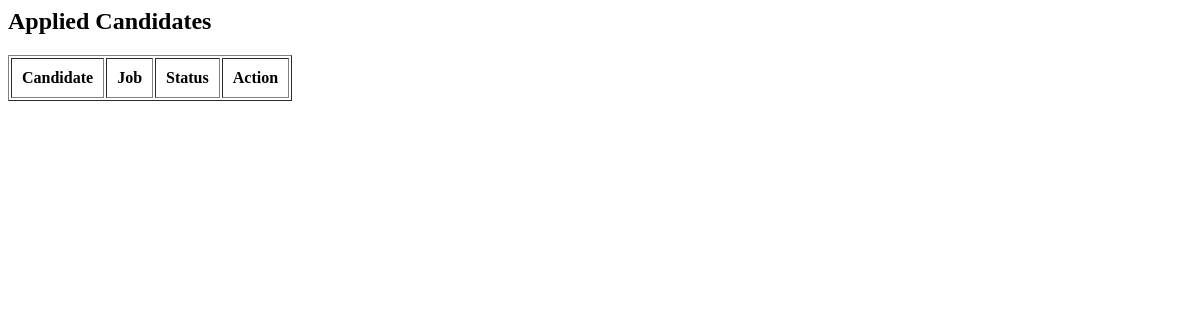
Before: /recruiter-applications/ (signed in) with the older database file.
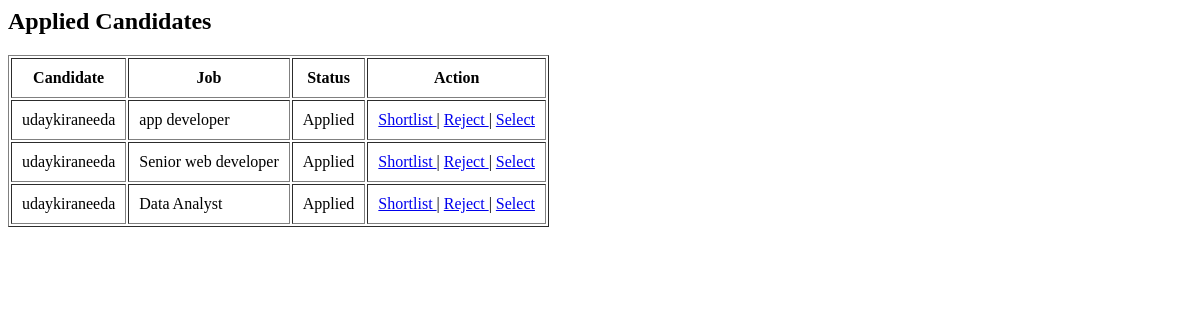
After: the same page with the newer database file.
### core/models.py (models this page shows, shortened)
class ApplyJob(models.Model):
    STATUS_CHOICES = (
        ('Applied', 'Applied'),
        ('Pending', 'Pending'),
        ('Shortlisted', 'Shortlisted'),
        ('Rejected', 'Rejected'),
        ('Selected', 'Selected'),
    )
    user = models.ForeignKey(User, on_delete=models.CASCADE)   # candidate
    job = models.ForeignKey(Job, on_delete=models.CASCADE)
    applied_at = models.DateTimeField(auto_now_add=True)
    status = models.CharField(max_length=30, choices=STATUS_CHOICES, default='Applied')

class Job(models.Model):
    JOB_TYPE_CHOICES = (
        ('Remote', 'Remote'),
        ('On-site', 'On-site'),
        ('Hybrid', 'Hybrid'),
    )
    CATEGORY_CHOICES = (
        ('IT', 'IT'),
        ('Sales', 'Sales'),
        ('HR', 'HR'),
        ('General', 'General'),
    )
    EDUCATION_CHOICES = [
        ("PG", "Any Postgraduate"),
        ("MBA", "MBA/PGDM"),
        ("GRAD", "Any Graduate"),
        ("BTECH", "B.Tech/B.E."),
        ("DIP", "Diploma"),
        ("12TH", "12th Pass"),
    ]
    POSTED_BY_CHOICES = [
        ("COMPANY", "Company Jobs"),
        ("CONSULTANT", "Consultant Jobs"),
    ]
    INDUSTRY_CHOICES = [
        ("IT", "IT Services & Consulting"),
        ("RECRUIT", "Recruitment / Staffing"),
        ("EDU", "Education / Training"),
        ("BPO", "BPM / BPO"),
        ("HEALTH", "Healthcare"),
        ("BFSI", "BFSI"),
        ("RETAIL", "Retail"),
    ]
    COMPANY_TYPE_CHOICES = (
        ('MNC', 'MNC'),
        ('Startup', 'Startup'),
        ('Product', 'Product'),
        ('Unicorn', 'Unicorn'),
    )
    title = models.CharField(max_length=200)
    company = models.CharField(max_length=200)
    experience = models.CharField(max_length=50)
    min_salary = models.IntegerField(null=True, blank=True)
    max_salary = models.IntegerField(null=True, blank=True)
    location = models.CharField(max_length=100)
    work_mode = models.CharField(max_length=50, choices=JOB_TYPE_CHOICES)
    skills = models.CharField(max_length=300)
    conditions = models.CharField(max_length=300, default="Hands-on projects • Paper writing • Coding explanation")
    logo = models.ImageField(upload_to='logos/', blank=True, null=True)
    role_category = models.CharField(max_length=100)
    duration = models.CharField(max_length=50, blank=True, null=True)
    education = models.CharField(max_length=50, choices=EDUCATION_CHOICES)
    posted_by = models.CharField(max_length=20, choices=POSTED_BY_CHOICES, default="COMPANY")
    industry = models.CharField(max_length=100, blank=True)
    category = models.CharField(max_length=100, choices=CATEGORY_CHOICES, default='General')
    company_type = models.CharField(max_length=50, choices=COMPANY_TYPE_CHOICES, default='MNC')
    is_sponsored = models.BooleanField(default=False)
    is_featured = models.BooleanField(default=False)
    created_at = models.DateTimeField(auto_now_add=True)
    rating = models.DecimalField(max_digits=2, decimal_places=1, default=3.5)
    review_count = models.IntegerField(default=0)
    employer = models.ForeignKey(
    User,
    on_delete=models.CASCADE,
    null=True,
    blank=True
    )
    views = models.IntegerField(default=0)  # track job views

### core/views.py (the view)
@login_required
def recruiter_applications(request):
    applications = ApplyJob.objects.select_related(
        'user',
        'job'
    ).all().order_by('-applied_at')
    return render(
        request,
        'core/recruiter_applications.html',
        {'applications': applications}
    )

### core/templates/core/recruiter_applications.html
<h2>Applied Candidates</h2>
<table border="1" cellpadding="10">
    <tr>
        <th>Candidate</th>
        <th>Job</th>
        <th>Status</th>
        <th>Action</th>
    </tr>
    {% for app in applications %}
    <tr>
        <td>{{ app.user.username }}</td>
        <td>{{ app.job.title }}</td>
        <td>{{ app.status }}</td>
        <td>
            <a href="{% url 'update_status' app.id 'Shortlisted' %}">
                Shortlist
            </a>
            |
            <a href="{% url 'update_status' app.id 'Rejected' %}">
                Reject
            </a>
            |
            <a href="{% url 'update_status' app.id 'Selected' %}">
                Select
            </a>
        </td>
    </tr>
    {% endfor %}
</table>

Changed rows visible on the page:
added ApplyJob: user.username "udaykiraneeda", job "app developer", status "Applied"
added ApplyJob: user.username "udaykiraneeda", job "Senior web developer", status "Applied"
added ApplyJob: user.username "udaykiraneeda", job "Data Analyst", status "Applied"
